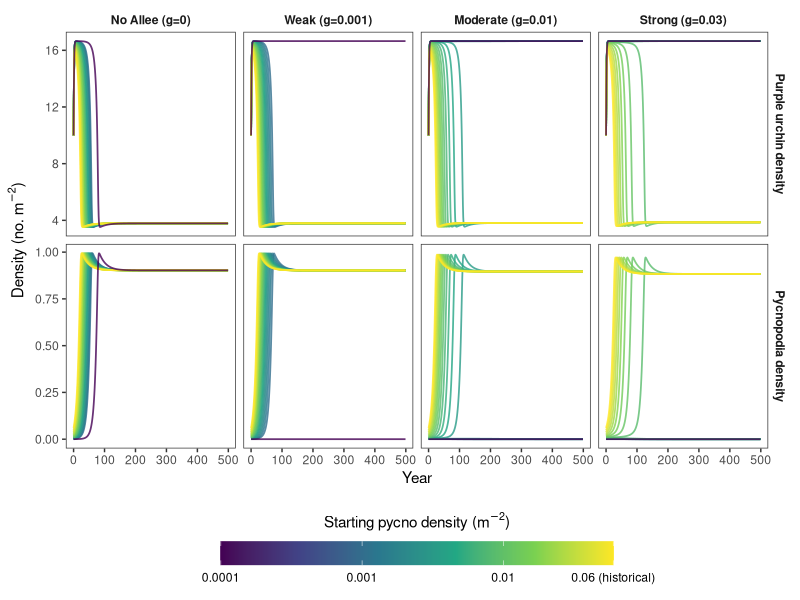
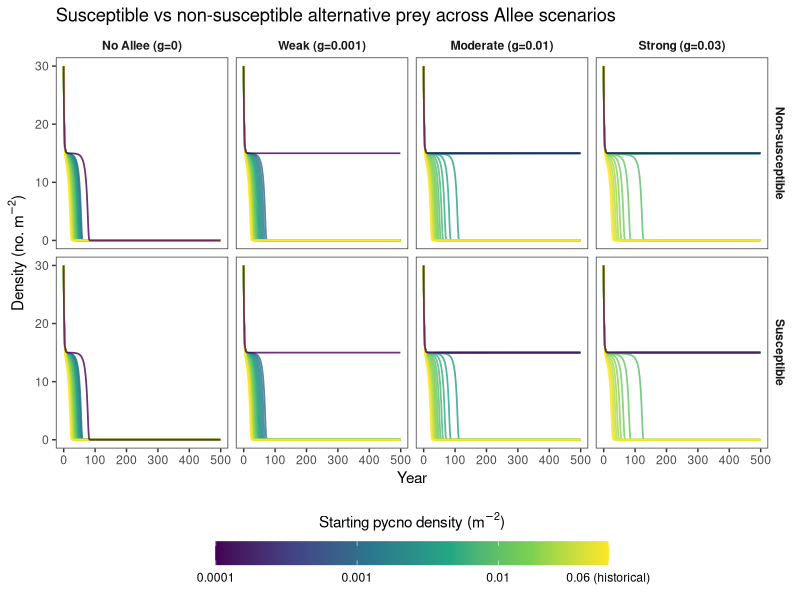

Write the R code that produced these figures, in order.
## ---- chunk 1
knitr::opts_chunk$set(echo = TRUE)
## ---- chunk 2
library(deSolve)
library(dplyr)
library(ggplot2)
library(tidyr)
## ---- chunk 3
# Smooth approximation to max(x, 0) -- used for the urchin refuge so the
# transition to "protected" urchins has no sharp kink, which can otherwise
# cause solver convergence issues (e.g. lsoda "corrector convergence failed
# repeatedly") right around the refuge boundary. Higher `sharpness` makes
# this behave more like a hard cutoff; lower values transition more gradually.
smooth_floor <- function(x, sharpness = 5) {
  (x + log1p(exp(-sharpness * x)) / sharpness)
}
## ---- chunk 4
# Defines a function with the model parameters as arguments 
make_diffyq <- function(alpha,        # search / attack rate (Q)
                         rho_u,       # preference weight for urchins (P)
                         rho_x,       # preference weight for alt prey
                         b_u,         # urchin saturation coefficient (b)
                         c_o,         # alt prey saturation coefficient (c)
                         rec,         # fixed urchin recruitment
                         K_U,         # urchin carrying capacity
                         e,           # conversion efficiency
                         g,           # Allee effect threshold
                         z,           # nutritional value exponent
                         d,           # sea star mortality
                         r,           # growth rate for alternative prey
                         K_alt,       # carrying capacity for alternative prey
                         exchange,    # exchange rate between prey pools
                         urchin_refuge # urchin density largely protected from predation
                         ) {

  # Returns this function below, taking arguments of t (current time),  
  # and N (current state vector)
  function(t, N, parms = NULL) {

    S <- max(N[1], 0)   # pycno density 
    U <- max(N[4], 0)   # urchin density 
    X1 <- max(N[2], 0)  # susceptible alternative prey
    X2 <- max(N[3], 0)  # non-susceptible alternative prey
    O <- X1 + X2         # total alternative prey

    # Urchins hiding in refugia (crevices, cracks) are largely protected
    # from predation. Uses a smooth threshold instead of a hard pmax() to
    # avoid solver convergence issues at the refuge boundary.
    U_access <- smooth_floor(U - urchin_refuge, sharpness = 5)

    # Pycno dynamics---------------------------------------------------
        
    # predator preference for urchins * attack rate * accessible urchin density *
    # predator density / (1 + urchin saturation * urchin density + alt prey saturation *
    # alt prey density) -- this is Holling Type II functional response (rate of 
    # prey consumption rises as prey density increases but levels off at some 
    # point when increases in prey density no longer increase consumption).
    # Only U_access (urchins above the refuge threshold) can actually be eaten.
    urchin_consumption <- (rho_u * alpha * U_access * S) / (1 + b_u * U + c_o * O)
    alt_consumption    <- (rho_x * alpha * O * S) / (1 + b_u * U + c_o * O)

    allee_effect <- S / (S + g)
    nutritional_impact <- pmax(1 - U / K_U, 0) ^ z
    birth_S <- e * (urchin_consumption * nutritional_impact + alt_consumption) * allee_effect
    death_S <- d * S
    dSdt <- birth_S - death_S

    # Urchin dynamics---------------------------------------------------------
    growth_U   <- rec * U * (1 - U / K_U)
    predation_U <- urchin_consumption
    dUdt <- growth_U - predation_U

    # Alternative prey ---------------------------------------------------------
    recx <- r * (X1 + X2) * (1 - (X1 + X2) / K_alt)
    predation_X1 <- (rho_x * alpha * X1 * S) / (1 + b_u * U + c_o * O)
    predation_X2 <- (rho_x * alpha * X2 * S) / (1 + b_u * U + c_o * O)
    dx1dt <- 0.5 * recx + exchange * (X2 - X1) - predation_X1
    dx2dt <- 0.5 * recx + exchange * (X1 - X2) - predation_X2

    return(list(c(dSdt, dx1dt, dx2dt, dUdt)))
  }
}
## ---- chunk 5
default_alpha         <- 2.5      # Galloway et al. uses alpha = 1000
default_rho_u         <- 1
default_rho_x         <- 1
default_b_u           <- 0.1
default_c_o           <- 0.1
default_rec           <- 1
default_K_U            <- 16.65
default_e              <- 0.01
default_g              <- 0.01
default_z              <- 0.3
default_d              <- 0.03      
default_r              <- 0.5
default_K_alt          <- 30
default_exchange       <- 0.1
default_urchin_refuge  <- 2       # urchin density protected from predation (~12% of K_U)
## ---- chunk 6
# Runs function 
run_mods <- function(P0, 
                      g             = default_g,
                      d             = default_d,
                      z             = default_z,
                      rec           = default_rec,
                      K_U           = default_K_U,
                      alpha         = default_alpha,
                      rho_u         = default_rho_u,
                      rho_x         = default_rho_x,
                      b_u           = default_b_u,
                      c_o           = default_c_o,
                      e             = default_e,
                      r             = default_r,
                      K_alt         = default_K_alt,
                      exchange      = default_exchange,
                      urchin_refuge = default_urchin_refuge,
                      X0            = 30,
                      Y0            = 10,  # initial urchin density
                      n_iter        = 500,
                      interval      = 1) {

  # Build a self-contained ODE function for this specific parameter set
  diffyq <- make_diffyq(
    alpha = alpha, rho_u = rho_u, rho_x = rho_x, b_u = b_u, c_o = c_o,
    rec = rec, K_U = K_U, e = e, g = g, z = z, d = d,
    r = r, K_alt = K_alt, exchange = exchange, urchin_refuge = urchin_refuge
  )

  # Run ODE  (state order: S, X1, X2, U)
  out <- ode(
    y     = c(P0, X0, X0, Y0),
    times = seq(0, (n_iter - 1) * interval, by = interval),
    func  = diffyq,
    parms = NULL,
    atol  = 1e-6,
    rtol  = 1e-6
  )

  data.frame(
    time   = out[, 1],
    pycno  = out[, 2],
    X1     = out[, 3],
    X2     = out[, 4],
    urchin = out[, 5],
    P0     = P0,
    g      = g,
    d      = d,
    z      = z
  )
}

# ------------------------------------------------------------------------------
# Run scenarios
# ------------------------------------------------------------------------------
P0_vals <- c(0.0001, exp(seq(log(0.001), log(0.06), length.out = 18)))
g_vals  <- c(0, 0.001, 0.01, 0.03)

results <- expand.grid(P0 = P0_vals, g = g_vals) %>%
  rowwise() %>%
  do(run_mods(
    P0     = .$P0,
    g      = .$g,
    n_iter = 500
  )) %>%
  ungroup()
## ---- chunk 7
results <- results %>%
  mutate(
    P0_label = paste0("P0 = ", round(P0, 4)),
    g_label  = factor(g, labels = c("No Allee (g=0)",
                                     "Weak (g=0.001)",
                                     "Moderate (g=0.01)",
                                     "Strong (g=0.03)"))
  )

results_long <- results %>%
  select(time, pycno, urchin, P0, P0_label, g_label) %>%
  pivot_longer(cols      = c(pycno, urchin),
               names_to  = "species",
               values_to = "density") %>%
  mutate(species = recode(species,
                          "pycno"  = "Pycnopodia density",
                          "urchin" = "Purple urchin density"))

p_updated <- ggplot(results_long,
                    aes(x = time, y = density,
                        colour = P0, group = P0_label)) +
  geom_line(alpha = 0.8, linewidth = 0.6) +
  scale_colour_viridis_c(
    trans   = "log10",
    name    = expression(paste("Starting pycno density (", m^-2, ")")),
    breaks  = c(0.0001, 0.001, 0.01, 0.06),
    labels  = c("0.0001", "0.001", "0.01", "0.06 (historical)")
  ) +
  facet_grid(species ~ g_label, scales = "free_y") +
  labs(
    x = "Year",
    y = expression(paste("Density (no. ", m^-2, ")"))
  ) +
  theme_bw() +
  theme(
    panel.grid       = element_blank(),
    legend.position  = "bottom",
    legend.key.width = unit(2, "cm"),
    strip.background = element_blank(),
    strip.text       = element_text(face = "bold")
  ) +
  guides(colour = guide_colourbar(title.position = "top", title.hjust = 0.5))

p_updated
## ---- chunk 8
# Plotting alternative prey
results_alt <- results %>%
  mutate(
    P0_label = paste0("P0 = ", round(P0, 4)),
    g_label  = factor(g, labels = c("No Allee (g=0)",
                                     "Weak (g=0.001)",
                                     "Moderate (g=0.01)",
                                     "Strong (g=0.03)"))
  ) %>%
  select(time, X1, X2, P0, P0_label, g_label) %>%
  pivot_longer(cols      = c(X1, X2),
               names_to  = "prey_type",
               values_to = "density") %>%
  mutate(prey_type = recode(prey_type,
                            "X1" = "Susceptible",
                            "X2" = "Non-susceptible"))

ggplot(results_alt,
       aes(x = time, y = density,
           colour = P0, group = P0_label)) +
  geom_line(alpha = 0.8, linewidth = 0.6) +
  scale_colour_viridis_c(
    trans   = "log10",
    name    = expression(paste("Starting pycno density (", m^-2, ")")),
    breaks  = c(0.0001, 0.001, 0.01, 0.06),
    labels  = c("0.0001", "0.001", "0.01", "0.06 (historical)")
  ) +
  facet_grid(prey_type ~ g_label, scales = "free_y") +
  labs(
    title = "Susceptible vs non-susceptible alternative prey across Allee scenarios",
    x     = "Year",
    y     = expression(paste("Density (no. ", m^-2, ")"))
  ) +
  theme_bw() +
  theme(
    panel.grid       = element_blank(),
    legend.position  = "bottom",
    legend.key.width = unit(2, "cm"),
    strip.background = element_blank(),
    strip.text       = element_text(face = "bold")
  ) +
  guides(colour = guide_colourbar(title.position = "top", title.hjust = 0.5))
## ---- chunk 9
# Extract equilibrium values (mean of last 50 time steps)
equilibrium <- results %>%
  group_by(P0, g) %>%
  filter(time >= max(time) - 50) %>%
  summarise(
    pycno_eq  = mean(pycno),
    urchin_eq = mean(urchin),
    alt_eq    = mean(X1 + X2),
    .groups   = "drop"
  ) %>%
  mutate(
    g_label = factor(g, labels = c("No Allee (g=0)",
                                    "Weak (g=0.001)",
                                    "Moderate (g=0.01)",
                                    "Strong (g=0.03)"))
  )

print(equilibrium)
